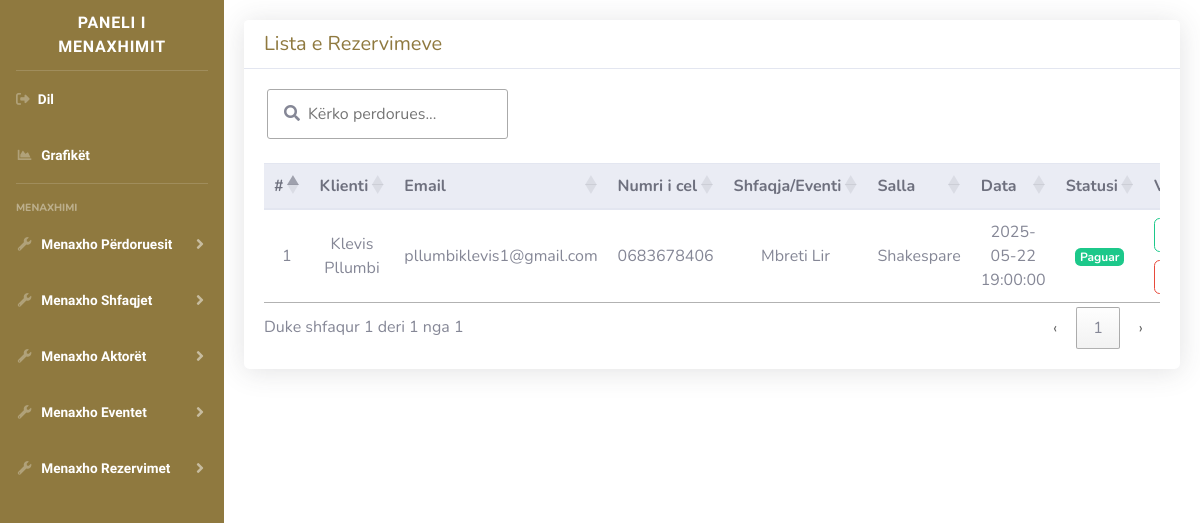
Screenshot of /views/admin/reservations/index.php (signed in) with the database file from the repository.
### tables this page shows
CREATE TABLE `reservations` (
  `id` int(11) NOT NULL,
  `show_id` int(11) DEFAULT NULL,
  `event_id` int(11) DEFAULT NULL,
  `full_name` varchar(100) NOT NULL,
  `email` varchar(50) NOT NULL,
  `phone` varchar(50) NOT NULL,
  `created_at` datetime NOT NULL DEFAULT current_timestamp(),
  `hall` varchar(20) NOT NULL,
  `seat_id` int(11) NOT NULL,
  `ticket_code` varchar(255) NOT NULL,
  `expires_at` datetime NOT NULL,
  `paid` tinyint(1) NOT NULL DEFAULT 0,
  `show_date` date NOT NULL,
  `show_time` time NOT NULL,
  `total_price` int(11) NOT NULL DEFAULT 0
);

CREATE TABLE `shows` (
  `id` int(11) NOT NULL,
  `title` varchar(255) NOT NULL,
  `description` text DEFAULT NULL,
  `time` time NOT NULL,
  `hall` varchar(50) NOT NULL,
  `genre_id` int(11) NOT NULL,
  `poster` varchar(255) NOT NULL,
  `trailer` varchar(255) NOT NULL,
  `price` int(11) NOT NULL,
  `validity_days` int(11) NOT NULL DEFAULT 2
);

### views/admin/reservations/index.php (the view, shortened to what this page needs)
<?php
require $_SERVER['DOCUMENT_ROOT'] . '/biletaria_online/auth/auth.php';
$filter = isset($_GET['show_id']) ? ' WHERE show_id = ' . $_GET['show_id'] : '';
$filter = isset($_GET['event_id']) ? ' WHERE event_id = ' . $_GET['event_id'] : $filter;
$query = "SELECT * FROM reservations" . $filter . ' ORDER BY id DESC';
$reservations_result = $conn->query($query);
?>
<!DOCTYPE html>
<html lang="sq">
<head>
    <?php require $_SERVER['DOCUMENT_ROOT'] . '/biletaria_online/includes/header.php'; ?>
</head>
<body id="page-top">
    <?php require $_SERVER['DOCUMENT_ROOT'] . '/biletaria_online/includes/sidebar.php'; ?>
    <section id="users-section">
        <div class="card shadow border-0 rounded">
            <div class="card-header bg-white d-flex justify-content-between align-items-center">
                <h5 class="mb-0 text-primary" style="color: #8f793f !important;">Lista e Rezervimeve</h5>
            </div>
            <div class="card-body">
                <div class="table-responsive">
                    <table id="userTable" class="table table-hover mb-0 w-100" width="100%">
                        <thead class="thead-light">
                            <tr>
                                <th>#</th>
                                <th>Klienti</th>
                                <th>Email</th>
                                <th>Numri i cel</th>
                                <th>Shfaqja/Eventi</th>
                                <th>Salla</th>
                                <th>Data</th>
                                <th>Statusi</th>
                                <th>Veprime</th>
                            </tr>
                        </thead>
                        <tbody>
                            <?php
                            $i = 1;
                            while ($row = $reservations_result->fetch_assoc()) {
                                if(!empty($row['show_id'])) {
                                    $sql = 'SELECT title FROM shows WHERE id = ?';
                                    $stmt = $conn->prepare($sql);
                                    $stmt->bind_param('i', $row['show_id']);
                                    if (!$stmt->execute()) {
                                        showError("Një problem ndodhi! Provoni më vonë!");
                                    }
                                    $result = $stmt->get_result()->fetch_assoc();
                                    $title = $result['title'];
                                } else if(!empty($row['event_id'])) {
                                    $sql = 'SELECT title FROM events WHERE id = ?';
                                    $stmt = $conn->prepare($sql);
                                    $stmt->bind_param('i', $row['event_id']);
                                    if (!$stmt->execute()) {
                                        showError("Një problem ndodhi! Provoni më vonë!");
                                    }
                                    $result = $stmt->get_result()->fetch_assoc();
                                    if (!$result) {
                                        showError("Eventi nuk u gjet!");
                                    }
                                    $title = $result['title'];
                                }
                                ?>
                                <tr>
                                    <td><?php echo $i ?></td>
                                    <td><?php echo htmlspecialchars($row['full_name']) ?></td>
                                    <td><?php echo htmlspecialchars($row['email']) ?></td>
                                    <td><?php echo htmlspecialchars($row['phone']) ?></td>
                                    <td><?php echo $title ?? 'Error' ?></td>
                                    <td><?php echo htmlspecialchars($row['hall']) ?></td>
                                    <td><?php echo htmlspecialchars($row['show_date']) . " " . htmlspecialchars($row['show_time']) ?></td>
                                    <?php if ($row['paid']) { ?>
                                        <td><span class="badge badge-success">Paguar</span></td>
                                    <?php } else if (htmlspecialchars($row['expires_at']) < new DateTime()) { ?>
                                        <td><span class="badge badge-danger">Kaluar afati</span></td>
                                    <?php } else { ?>
                                        <td><span class="badge badge-danger">Pa Pguar</span></td>
                                    <?php }?>
                                    <td>
                                        <div
                                            style="display: flex; flex-direction: column; justify-content: center; align-items: center; gap: 8px; width: 150px;">
                                            <button class="btn btn-outline-success pay-btn"
                                                    style="width: 100%; font-size: smaller"
                                                    data-id="<?php echo $row['id'] ?>"
                                                    data-name="<?php echo $row['full_name']?>"
                                                    data-title="<?php echo $title?>"
                                                    data-toggle="modal"
                                                    data-target="#activateUserModal">Shëno 'Paguar'</button>
                                            <button class="btn btn-outline-danger delete-btn"
                                                    style="width: 100%; font-size: smaller"
                                                    data-id="<?php echo $row['id'] ?>"
                                                    data-name="<?php echo $row['full_name']?>"
                                                    data-title="<?php echo $title?>"
                                                    data-toggle="modal"
                                                    data-target="#deleteUserModal">Anullo Rezervimin</button>
                                        </div>
                                    </td>
                                </tr>
                                <?php
                                $i++;
                            } ?>
                        </tbody>
                    </table>
                </div>
            </div>
        </div>
    </section>
</body>
</html>

### views/admin/reservations/index.php (style rules this page uses)
table.dataTable td, table.dataTable th { text-align: center; vertical-align: middle; }
#users-section { flex: 1; padding: 20px; }
.card { width: 100%; }
.table-responsive { width: 100%; }
table.dataTable { width: 100% !important; }

### includes/sidebar.php (style rules this page uses)
body { margin-left: 6.5rem !important; }
@media (min-width: 768px) { body { margin-left: 14rem !important; } }

### rows the page displays
reservations: full_name "Klevis Pllumbi", email "pllumbiklevis1@gmail.com", phone "0683678406", show.title "Mbreti Lir", hall "Shakespare", show_date "2025-05-22", show_time "19:00:00", paid "Paguar"
